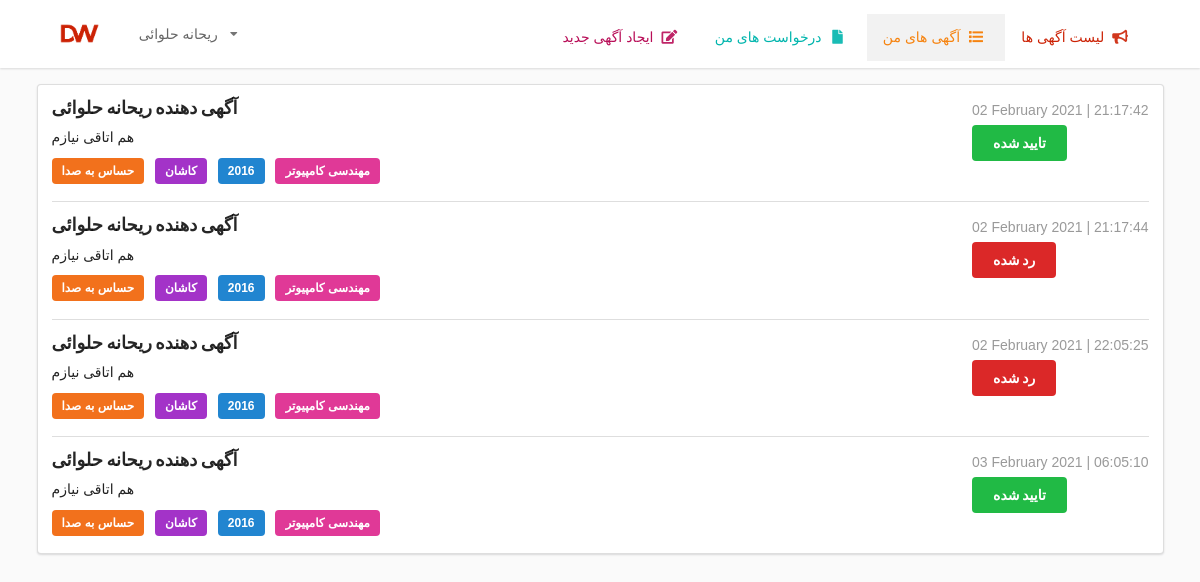
Page /adv/reqs?1 (signed in) on the committed database.
### dormwith/models.py (models this page shows, shortened)
class Student(db.Model, UserMixin):
    id          =   db.Column(db.Integer    , primary_key = True)
    username    =   db.Column(db.String(10) , unique = True     , nullable = False)
    password    =   db.Column(db.String(25) , nullable = False)
    firstname   =   db.Column(db.String(25) , nullable = False)
    lastname    =   db.Column(db.String(25) , nullable = False)
    birthdate   =   db.Column(db.Date       , nullable = False)
    city        =   db.Column(db.String(20) , nullable = False)
    edu_field   =   db.Column(db.String(20) , nullable = False)
    ent_year    =   db.Column(db.Date       , nullable = False)
    sen_sound   =   db.Column(db.Boolean    , nullable = False  , default = 0)
    sen_light   =   db.Column(db.Boolean    , nullable = False  , default = 0)
    advs        =   db.relationship('Adv' ,backref = 'advertiser' , lazy = True )
    reqs        =   db.relationship('Req' ,backref = 'requester' , lazy = True )

class Req(db.Model):
    id          =   db.Column(db.Integer    , primary_key = True)
    date_req    =   db.Column(db.DateTime , nullable = False , default =  datetime.utcnow)
    std_id      =   db.Column(db.Integer , db.ForeignKey('student.id') , nullable = False)
    adv_id      =   db.Column(db.Integer , db.ForeignKey('adv.id') , nullable = False)
    status      =   db.Column(db.Integer , nullable = False , default = 0)   # 1 reject   , 2 accept , 0 Not seen

class Adv(db.Model):
    id          =   db.Column(db.Integer    , primary_key = True)
    message     =   db.Column(db.Text   )
    date_adv    =   db.Column(db.DateTime , nullable = False , default =  datetime.utcnow)
    std_id      =   db.Column(db.Integer , db.ForeignKey('student.id') , nullable = False)
    reqs        =   db.relationship('Req' ,backref = 'related_advertisement' , lazy = True )

### dormwith/routes.py (the view)
@app.route("/adv/reqs?<int:adv_id>")
@login_required
def advs_reqs(adv_id):
  reqs = Req.query.filter((Req.adv_id==adv_id)).all()
  return render_template('adsreqs.html' , page='myads' , reqs=reqs,current_user=current_user)

### dormwith/models.py (called while the page is built)
@login_manager.user_loader
def user_loader(student_id):
    return Student.query.get(student_id)

### dormwith/templates/adsreqs.html (shortened to what this page needs)
{% extends "base.html" %}
{% block content %}
<div class="sixteen wide computer five wide tablet column">
    <div class="ui segment">
      <div class="ui divided items">
        {% for req in reqs %}
        <div class="item ">
          <div class="content dw-font">
            <a class="header">آگهی دهنده {{req.requester.firstname}} {{req.requester.lastname}}</a>
              <div class="ui right floated hide-in-mobile" style="text-align: left;">
                  <div class="ui horizontal link list">
                      <div class="item">{{req.date_req.strftime('%d %B %Y | %H:%M:%S')}}</div>
                  </div>
                  <div>
                    {% if req.status == 2   %}
                        <a class="ui green button" >تایید شده</a>
                    {% endif %}
                    {% if req.status == 1   %}
                        <a class="ui red button" >رد شده</a>
                    {% endif %}
                  </div>
                </div>
                <div class="description">
                  <p>{{req.related_advertisement.message}}</p>
                </div>
                <div class="extra">
                  {% if req.requester.sen_sound   %}
                    <div class="ui orange label">حساس به صدا</div>
                  {% endif %}
                <div class="ui purple label">{{req.requester.city}}</div>
                <div class="ui blue label">{{req.requester.ent_year.strftime('%Y')}}</div>
                <div class="ui pink label">{{req.requester.edu_field}}</div>
                </div>
              </div>
          </div>
          {% endfor %}
      </div>
    </div>
</div>
{% endblock content %}

### dormwith/templates/base.html (shortened to what this page needs)
<!DOCTYPE html>
<html lang="en" dir="ltr">
  <head>
    <link
      rel="stylesheet"
      href="https://cdnjs.cloudflare.com/ajax/libs/semantic-ui/2.4.1/semantic.min.css"
      type="text/css"
    />
    <link
      rel="stylesheet"
      type="text/css"
      href="{{ url_for('static', filename='main.css') }}"
  </head>
  <body id="root" style="background-color: #fafafa;">
      <div class="ui fixed borderless fluid menu">
        <div class="ui container">
          <a class="header item"><img class="logo" src="{{ url_for('static', filename='images/logo.png') }}"></a>
          <div class="ui dropdown item dw-font">{{current_user.firstname}} {{current_user.lastname}}
            <i class="dropdown icon"></i>
          </div>
          <div class="right menu dw-font">
            <a class="item
                "
                href="{{ url_for('new_adv') }}"
               style="color: #b80d57">ایجاد آگهی جدید
            &nbsp;<i class="edit icon"></i></a>
              <a class="item
                  "
                 href="{{ url_for('my_reqs') }}"
                 style="color: #00b5ad">درخواست های من
              &nbsp;<i class="file icon"></i></a>
              <a class="item
                  {% if page=='myads' %}
                    active
                  {% endif %}"
                href="{{ url_for('my_advs') }}"
                style="color: #f6830f;">آگهی های من
              &nbsp;<i class="list icon"></i></a>
              <a class="item
                  "
                href="{{ url_for('home') }}"
                style="color: #cc2205">لیست آگهی ها
              &nbsp;<i class="bullhorn icon"></i></a>
          </div>
        </div>
      </div>
    <div class="ui container" style="padding-top: 30px;">
      <div class="ui grid">
      {% block content %}{% endblock %}
      </div>
    </div>
  </body>
</html>

### dormwith/static/main.css (style rules this page uses)
body { min-height: 2000px; padding-top: 54px; -webkit-font-smoothing: antialiased; -moz-font-smoothing: grayscale; background-color: #fafafa; }
.dw-font { direction:ltr; margin: 0; padding: 1em 1em .5em 2em; font-family: 'Vazir', sans-serif; font-size:14px; }
.ui.menu { background-color: #fff; box-shadow: 3; flex-wrap: wrap; border: none; padding-left: 0; padding-right: 0; }
.ui.borderless.menu .header.item { font-size: 18px; color: #000; font-weight: 400; }
.ui.borderless.menu .item { color: #666; }

### rows in the picture
Student: firstname "ریحانه", lastname "حلوائی"
Req: requester.firstname "ریحانه", requester.lastname "حلوائی", date_req "02 February 2021 | 21:17:42", status "تایید شده", related_advertisement.message "هم اتاقی نیازم", requester.city "کاشان", requester.ent_year "2016", requester.edu_field "مهندسی کامپیوتر"
Req: requester.firstname "ریحانه", requester.lastname "حلوائی", date_req "02 February 2021 | 21:17:44", status "رد شده", related_advertisement.message "هم اتاقی نیازم", requester.city "کاشان", requester.ent_year "2016", requester.edu_field "مهندسی کامپیوتر"
Req: requester.firstname "ریحانه", requester.lastname "حلوائی", date_req "02 February 2021 | 22:05:25", status "رد شده", related_advertisement.message "هم اتاقی نیازم", requester.city "کاشان", requester.ent_year "2016", requester.edu_field "مهندسی کامپیوتر"
Req: requester.firstname "ریحانه", requester.lastname "حلوائی", date_req "03 February 2021 | 06:05:10", status "تایید شده", related_advertisement.message "هم اتاقی نیازم", requester.city "کاشان", requester.ent_year "2016", requester.edu_field "مهندسی کامپیوتر"
